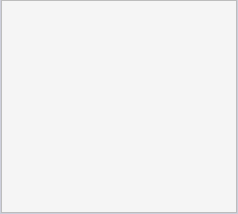
<?xml version="1.0" encoding="UTF-8"?>
<ui version="4.0">
 <class>Project</class>
 <widget class="QWidget" name="Project">
  <property name="geometry">
   <rect>
    <x>0</x>
    <y>0</y>
    <width>238</width>
    <height>214</height>
   </rect>
  </property>
  <property name="windowTitle">
   <string>Form</string>
  </property>
  <layout class="QVBoxLayout" name="verticalLayout">
   <property name="spacing">
    <number>0</number>
   </property>
   <property name="leftMargin">
    <number>0</number>
   </property>
   <property name="topMargin">
    <number>0</number>
   </property>
   <property name="rightMargin">
    <number>0</number>
   </property>
   <property name="bottomMargin">
    <number>0</number>
   </property>
   <item>
    <widget class="QFrame" name="frame">
     <property name="styleSheet">
      <string notr="true">QFrame#frame{
	border:1px solid rgb(204,206,219);
	border-top: 0px solid black;
}</string>
     </property>
     <property name="frameShape">
      <enum>QFrame::StyledPanel</enum>
     </property>
     <property name="frameShadow">
      <enum>QFrame::Raised</enum>
     </property>
     <layout class="QVBoxLayout" name="verticalLayout_2">
      <property name="leftMargin">
       <number>0</number>
      </property>
      <property name="topMargin">
       <number>0</number>
      </property>
      <property name="rightMargin">
       <number>0</number>
      </property>
      <property name="bottomMargin">
       <number>0</number>
      </property>
      <item>
       <widget class="QTreeView" name="treeView">
        <property name="styleSheet">
         <string notr="true">QTreeView{
	background-color: rgb(245, 245, 245);
}</string>
        </property>
        <property name="frameShape">
         <enum>QFrame::StyledPanel</enum>
        </property>
        <property name="frameShadow">
         <enum>QFrame::Raised</enum>
        </property>
        <property name="tabKeyNavigation">
         <bool>false</bool>
        </property>
        <property name="iconSize">
         <size>
          <width>16</width>
          <height>16</height>
         </size>
        </property>
        <property name="uniformRowHeights">
         <bool>true</bool>
        </property>
       </widget>
      </item>
     </layout>
    </widget>
   </item>
  </layout>
 </widget>
 <resources/>
 <connections/>
</ui>
